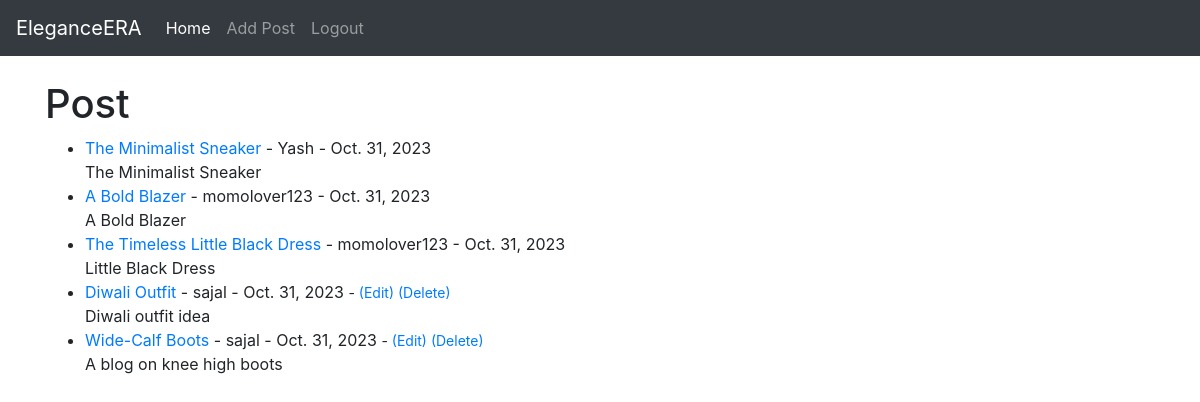
The app's page / (signed in) with its own data.
### FashionBlog/models.py (models this page shows, shortened)
class Post(models.Model):
    title = models.CharField(max_length=255)
    header_image = models.ImageField(null=True, blank=True, upload_to="images/")
    title_tag = models.CharField(max_length=255)
    author = models.ForeignKey(User, on_delete=models.CASCADE)
    body = RichTextField(blank=True, null=True)
    snippet = models.CharField(max_length=255, default='this is a fashion blog')
    post_date = models.DateField(auto_now_add=True)
    likes = models.ManyToManyField(User, related_name='blog_posts')

### FashionBlog/views.py (the view)
# urls.py: path('', HomeView.as_view(), name="home"),
class HomeView(ListView):
    model = Post
    template_name = 'home.html'
    ordering = ['-id']
    def get_context_data(self, *args, **kwargs):
        cat_menu = Category.objects.all()
        context = super(HomeView, self).get_context_data(*args, **kwargs)
        context["cat_menu"] = cat_menu
        return context

### FashionBlog/templates/home.html (shortened to what this page needs)
{% extends 'base.html' %}
{% load static %}
{% block content %}
<h1>Post</h1>
<ul>
{% for post in object_list %}
<li>
    <a href="{% url 'article_detail' post.pk %}">{{ post.title }}</a>  - {{ post.author }} - {{ post.post_date }}
  <small>
    {% if user.is_authenticated %}
        {% if user.id == post.author.id %}
        - <a href="{% url 'update_post' post.pk %}">(Edit)</a>
        <a href="{% url 'delete_post' post.pk %}">(Delete)</a>
        {% endif %}
    {% endif %}
  </small> <br>
            {{ post.snippet }}
  </li>
{% endfor %}
</ul>
{% endblock %}

### records on screen
Post: title "The Minimalist Sneaker", author "Yash", post_date "Oct. 31, 2023", snippet "The Minimalist Sneaker"
Post: title "A Bold Blazer", author "momolover123", post_date "Oct. 31, 2023", snippet "A Bold Blazer"
Post: title "The Timeless Little Black Dress", author "momolover123", post_date "Oct. 31, 2023", snippet "Little Black Dress"
Post: title "Diwali Outfit", author "sajal", post_date "Oct. 31, 2023", shows "(Edit)", snippet "Diwali outfit idea"
Post: title "Wide-Calf Boots", author "sajal", post_date "Oct. 31, 2023", shows "(Edit)", snippet "A blog on knee high boots"
